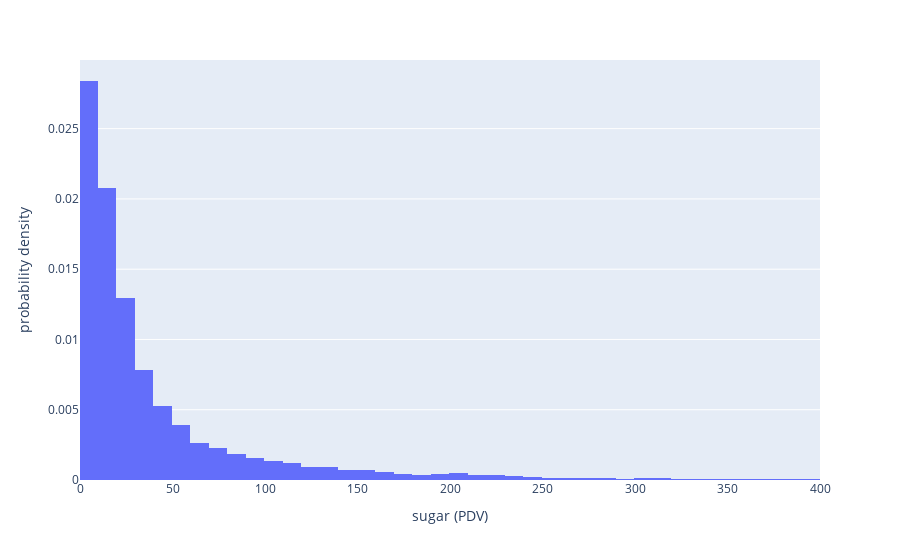

Notebook cell for this chart:
### Code cell
sugar_fig = px.histogram(combined, x = 'sugar (PDV)', histnorm='probability density')
sugar_fig.update_xaxes(range=[0, 400])
sugar_fig.show()

### Figure 1 — Plotly figure (JSON) as saved in the notebook; plotly's stock layout.template omitted (floating-point values rounded to 4 significant figures; data arrays with more than 128 entries replaced by an {"elided": "..."} marker saying what was removed)
{"data": [{"alignmentgroup": "True", "bingroup": "x", "histnorm": "probability density", "hovertemplate": "sugar (PDV)=%{x}<br>probability density=%{y}<extra></extra>", "legendgroup": "", "marker": {"color": "#636efa", "pattern": {"shape": ""}}, "name": "", "offsetgroup": "", "orientation": "v", "showlegend": false, "type": "histogram", "x": {"elided": "17682 int values"}, "xaxis": "x", "yaxis": "y"}], "layout": {"autosize": true, "barmode": "relative", "legend": {"tracegroupgap": 0}, "margin": {"t": 60}, "xaxis": {"anchor": "y", "domain": [0, 1], "range": [0, 400], "title": {"text": "sugar (PDV)"}, "type": "linear"}, "yaxis": {"anchor": "x", "autorange": true, "domain": [0, 1], "range": [0, 0.02988], "title": {"text": "probability density"}}}}
